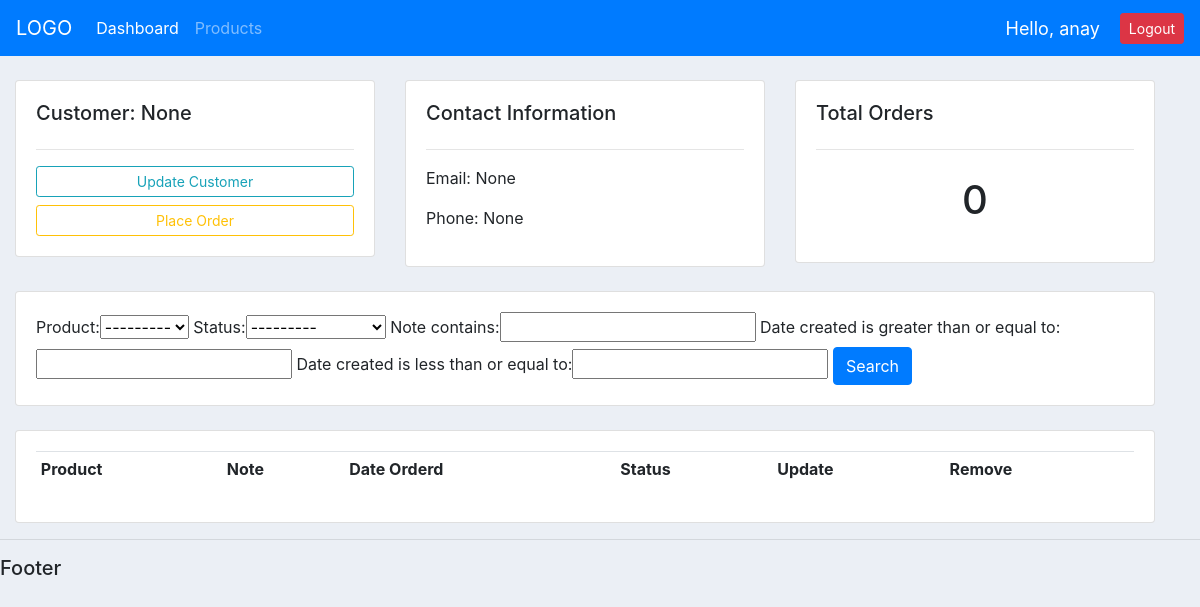
Screenshot of /customer/3 (signed in) with the database file from the repository.
### accounts/models.py (models this page shows, shortened)
class Customer(models.Model):
    user = models.OneToOneField(User, null=True, on_delete=models.CASCADE)
    name = models.CharField(max_length=200, null=True)
    phone= models.CharField(max_length=200, null=True)
    email= models.CharField(max_length=200, null=True)
    date_created = models.DateTimeField(auto_now_add=True, null=True)

### accounts/decorators.py (the view)
        def wrapper_func(request, *args, **kwargs):
            group = None
            if request.user.groups.exists():
                group = request.user.groups.all()[0].name
            if group in allowed_roles:
                return view_fumc(request, *args, **kwargs)
            else:
                return HttpResponse("Not Authorized!")

### accounts/models.py (called while the page is built)
    def __str__(self):
        return self.name

### accounts/views.py (called while the page is built)
@login_required(login_url='login')
@allowed_users(allowed_roles=['admin'])
def customer(request, pk_test):
    customer = Customer.objects.get(id=pk_test)
    orders = customer.order_set.all()
    order_count = customer.order_set.all().count()
    myFilter = OrderFilter(request.GET, queryset=orders)
    orders = myFilter.qs
    context = {'customer': customer, 'orders': orders, 'order_count':order_count, 'myFilter': myFilter}
    return render(request, 'accounts/customer.html', context)

### accounts/templates/accounts/customer.html (shortened to what this page needs)
{% extends 'accounts/main.html'%} {% block content %}
<br />
<div class="row container-fluid">
  <div class="col-md">
    <div class="card card-body">
      <h5>Customer: {{customer.name}}</h5>
      <hr />
      <a class="btn btn-outline-info btn-sm btn-block" href=""
        >Update Customer</a
      >
      <a
        class="btn btn-outline-warning btn-sm btn-block"
        href="{%url 'create_order' customer.id %}"
        >Place Order
      </a>
    </div>
  </div>
  <div class="col-md">
    <div class="card card-body">
      <h5>Contact Information</h5>
      <hr />
      <p>Email: {{customer.email}}</p>
      <p>Phone: {{customer.phone}}</p>
    </div>
  </div>
  <div class="col-md">
    <div class="card card-body">
      <h5>Total Orders</h5>
      <hr />
      <h1 style="text-align: center; padding: 10px">{{order_count}}</h1>
    </div>
  </div>
</div>
<br />
<div class="row container-fluid">
  <div class="col">
    <div class="card card-body">
      <form method="get">
        {{myFilter.form}}
        <button class="btn btn-primary" type="submit">Search</button>
      </form>
    </div>
  </div>
</div>
<br />
<div class="row container-fluid">
  <div class="col-md">
    <div class="card card-body">
      <table class="table table-sm">
        <tr>
          <th>Product</th>
          <th>Note</th>
          <th>Date Orderd</th>
          <th>Status</th>
          <th>Update</th>
          <th>Remove</th>
        </tr>
      </table>
    </div>
  </div>
</div>
{% endblock %}

### accounts/templates/accounts/navbar.html (shortened to what this page needs)
<nav class="navbar navbar-expand-lg navbar-dark bg-primary">
  <a class="navbar-brand" href="{% url 'home' %}">LOGO</a>
  <div class="collapse navbar-collapse" id="navbarNavAltMarkup">
    <div class="navbar-nav">
      {% if request.user.is_staff %}
      <a class="nav-item nav-link active" href="{% url 'home' %}">Dashboard</a> </a>
      <a class="nav-item nav-link" href="{% url 'products' %}">Products</a>
      {%endif%}
    </div>
  </div>
  <span id="hello-msg">Hello, {{request.user}}</span>
  <span><a href="{% url 'logout' %}" class="btn btn-sm btn-danger">Logout</a></span>
</nav>

### static/css/main.css (style rules this page uses)
body { background-color: #ebeff5; }

### accounts/templates/accounts/navbar.html (style rules this page uses)
#hello-msg { color: #fff; font-size: 18px; margin-right: 20px; }

### rows the page displays
Customer: name "None", email "None", phone "None"

### other values shown
{{ request.user }} "anay"
{{ order_count }} "0"
